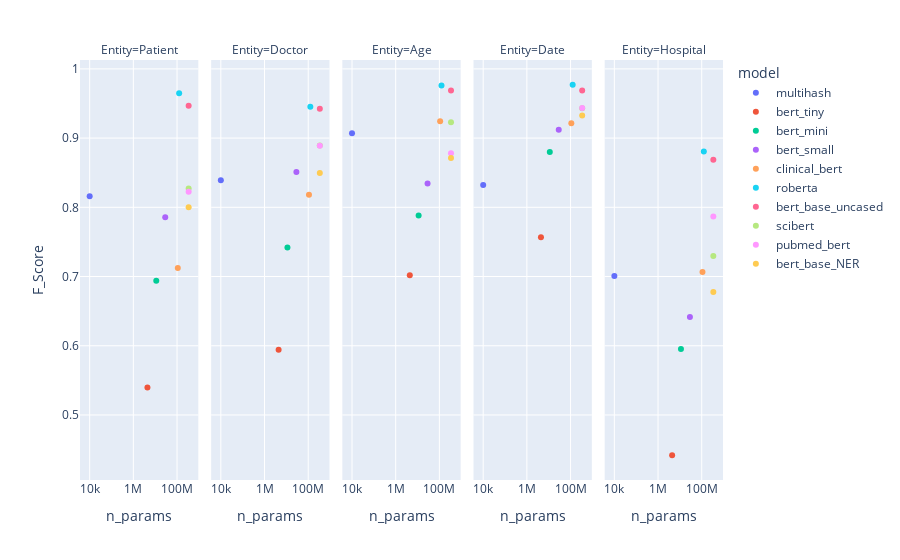

The notebook cell saved with this chart:
### Code cell
px.scatter(tmp.sort_values("n_params"), x="n_params", y="F_Score", facet_col="Entity", log_x=True, color="model")

### Figure 1 — Plotly figure (JSON) as saved in the notebook; plotly's stock layout.template omitted (floating-point values rounded to 4 significant figures)
{"data": [{"hovertemplate": "model=multihash<br>Entity=Patient<br>n_params=%{x}<br>F_Score=%{y}<extra></extra>", "legendgroup": "multihash", "marker": {"color": "#636efa", "symbol": "circle"}, "mode": "markers", "name": "multihash", "orientation": "v", "showlegend": true, "type": "scatter", "x": [10000], "xaxis": "x", "y": [0.8161], "yaxis": "y"}, {"hovertemplate": "model=multihash<br>Entity=Doctor<br>n_params=%{x}<br>F_Score=%{y}<extra></extra>", "legendgroup": "multihash", "marker": {"color": "#636efa", "symbol": "circle"}, "mode": "markers", "name": "multihash", "orientation": "v", "showlegend": false, "type": "scatter", "x": [10000], "xaxis": "x2", "y": [0.839], "yaxis": "y2"}, {"hovertemplate": "model=multihash<br>Entity=Age<br>n_params=%{x}<br>F_Score=%{y}<extra></extra>", "legendgroup": "multihash", "marker": {"color": "#636efa", "symbol": "circle"}, "mode": "markers", "name": "multihash", "orientation": "v", "showlegend": false, "type": "scatter", "x": [10000], "xaxis": "x3", "y": [0.907], "yaxis": "y3"}, {"hovertemplate": "model=multihash<br>Entity=Date<br>n_params=%{x}<br>F_Score=%{y}<extra></extra>", "legendgroup": "multihash", "marker": {"color": "#636efa", "symbol": "circle"}, "mode": "markers", "name": "multihash", "orientation": "v", "showlegend": false, "type": "scatter", "x": [10000], "xaxis": "x4", "y": [0.8324], "yaxis": "y4"}, {"hovertemplate": "model=multihash<br>Entity=Hospital<br>n_params=%{x}<br>F_Score=%{y}<extra></extra>", "legendgroup": "multihash", "marker": {"color": "#636efa", "symbol": "circle"}, "mode": "markers", "name": "multihash", "orientation": "v", "showlegend": false, "type": "scatter", "x": [10000], "xaxis": "x5", "y": [0.7008], "yaxis": "y5"}, {"hovertemplate": "model=bert_tiny<br>Entity=Patient<br>n_params=%{x}<br>F_Score=%{y}<extra></extra>", "legendgroup": "bert_tiny", "marker": {"color": "#EF553B", "symbol": "circle"}, "mode": "markers", "name": "bert_tiny", "orientation": "v", "showlegend": true, "type": "scatter", "x": [4416698], "xaxis": "x", "y": [0.5397], "yaxis": "y"}, {"hovertemplate": "model=bert_tiny<br>Entity=Doctor<br>n_params=%{x}<br>F_Score=%{y}<extra></extra>", "legendgroup": "bert_tiny", "marker": {"color": "#EF553B", "symbol": "circle"}, "mode": "markers", "name": "bert_tiny", "orientation": "v", "showlegend": false, "type": "scatter", "x": [4416698], "xaxis": "x2", "y": [0.5941], "yaxis": "y2"}, {"hovertemplate": "model=bert_tiny<br>Entity=Age<br>n_params=%{x}<br>F_Score=%{y}<extra></extra>", "legendgroup": "bert_tiny", "marker": {"color": "#EF553B", "symbol": "circle"}, "mode": "markers", "name": "bert_tiny", "orientation": "v", "showlegend": false, "type": "scatter", "x": [4416698], "xaxis": "x3", "y": [0.7018], "yaxis": "y3"}, {"hovertemplate": "model=bert_tiny<br>Entity=Date<br>n_params=%{x}<br>F_Score=%{y}<extra></extra>", "legendgroup": "bert_tiny", "marker": {"color": "#EF553B", "symbol": "circle"}, "mode": "markers", "name": "bert_tiny", "orientation": "v", "showlegend": false, "type": "scatter", "x": [4416698], "xaxis": "x4", "y": [0.7569], "yaxis": "y4"}, {"hovertemplate": "model=bert_tiny<br>Entity=Hospital<br>n_params=%{x}<br>F_Score=%{y}<extra></extra>", "legendgroup": "bert_tiny", "marker": {"color": "#EF553B", "symbol": "circle"}, "mode": "markers", "name": "bert_tiny", "orientation": "v", "showlegend": false, "type": "scatter", "x": [4416698], "xaxis": "x5", "y": [0.4418], "yaxis": "y5"}, {"hovertemplate": "model=bert_mini<br>Entity=Patient<br>n_params=%{x}<br>F_Score=%{y}<extra></extra>", "legendgroup": "bert_mini", "marker": {"color": "#00cc96", "symbol": "circle"}, "mode": "markers", "name": "bert_mini", "orientation": "v", "showlegend": true, "type": "scatter", "x": [11201594], "xaxis": "x", "y": [0.6938], "yaxis": "y"}, {"hovertemplate": "model=bert_mini<br>Entity=Doctor<br>n_params=%{x}<br>F_Score=%{y}<extra></extra>", "legendgroup": "bert_mini", "marker": {"color": "#00cc96", "symbol": "circle"}, "mode": "markers", "name": "bert_mini", "orientation": "v", "showlegend": false, "type": "scatter", "x": [11201594], "xaxis": "x2", "y": [0.742], "yaxis": "y2"}, {"hovertemplate": "model=bert_mini<br>Entity=Age<br>n_params=%{x}<br>F_Score=%{y}<extra></extra>", "legendgroup": "bert_mini", "marker": {"color": "#00cc96", "symbol": "circle"}, "mode": "markers", "name": "bert_mini", "orientation": "v", "showlegend": false, "type": "scatter", "x": [11201594], "xaxis": "x3", "y": [0.7883], "yaxis": "y3"}, {"hovertemplate": "model=bert_mini<br>Entity=Date<br>n_params=%{x}<br>F_Score=%{y}<extra></extra>", "legendgroup": "bert_mini", "marker": {"color": "#00cc96", "symbol": "circle"}, "mode": "markers", "name": "bert_mini", "orientation": "v", "showlegend": false, "type": "scatter", "x": [11201594], "xaxis": "x4", "y": [0.8798], "yaxis": "y4"}, {"hovertemplate": "model=bert_mini<br>Entity=Hospital<br>n_params=%{x}<br>F_Score=%{y}<extra></extra>", "legendgroup": "bert_mini", "marker": {"color": "#00cc96", "symbol": "circle"}, "mode": "markers", "name": "bert_mini", "orientation": "v", "showlegend": false, "type": "scatter", "x": [11201594], "xaxis": "x5", "y": [0.5952], "yaxis": "y5"}, {"hovertemplate": "model=bert_small<br>Entity=Patient<br>n_params=%{x}<br>F_Score=%{y}<extra></extra>", "legendgroup": "bert_small", "marker": {"color": "#ab63fa", "symbol": "circle"}, "mode": "markers", "name": "bert_small", "orientation": "v", "showlegend": true, "type": "scatter", "x": [28795194], "xaxis": "x", "y": [0.7857], "yaxis": "y"}, {"hovertemplate": "model=bert_small<br>Entity=Doctor<br>n_params=%{x}<br>F_Score=%{y}<extra></extra>", "legendgroup": "bert_small", "marker": {"color": "#ab63fa", "symbol": "circle"}, "mode": "markers", "name": "bert_small", "orientation": "v", "showlegend": false, "type": "scatter", "x": [28795194], "xaxis": "x2", "y": [0.851], "yaxis": "y2"}, {"hovertemplate": "model=bert_small<br>Entity=Age<br>n_params=%{x}<br>F_Score=%{y}<extra></extra>", "legendgroup": "bert_small", "marker": {"color": "#ab63fa", "symbol": "circle"}, "mode": "markers", "name": "bert_small", "orientation": "v", "showlegend": false, "type": "scatter", "x": [28795194], "xaxis": "x3", "y": [0.8345], "yaxis": "y3"}, {"hovertemplate": "model=bert_small<br>Entity=Date<br>n_params=%{x}<br>F_Score=%{y}<extra></extra>", "legendgroup": "bert_small", "marker": {"color": "#ab63fa", "symbol": "circle"}, "mode": "markers", "name": "bert_small", "orientation": "v", "showlegend": false, "type": "scatter", "x": [28795194], "xaxis": "x4", "y": [0.9122], "yaxis": "y4"}, {"hovertemplate": "model=bert_small<br>Entity=Hospital<br>n_params=%{x}<br>F_Score=%{y}<extra></extra>", "legendgroup": "bert_small", "marker": {"color": "#ab63fa", "symbol": "circle"}, "mode": "markers", "name": "bert_small", "orientation": "v", "showlegend": false, "type": "scatter", "x": [28795194], "xaxis": "x5", "y": [0.6415], "yaxis": "y5"}, {"hovertemplate": "model=clinical_bert<br>Entity=Patient<br>n_params=%{x}<br>F_Score=%{y}<extra></extra>", "legendgroup": "clinical_bert", "marker": {"color": "#FFA15A", "symbol": "circle"}, "mode": "markers", "name": "clinical_bert", "orientation": "v", "showlegend": true, "type": "scatter", "x": [108340804], "xaxis": "x", "y": [0.7123], "yaxis": "y"}, {"hovertemplate": "model=clinical_bert<br>Entity=Doctor<br>n_params=%{x}<br>F_Score=%{y}<extra></extra>", "legendgroup": "clinical_bert", "marker": {"color": "#FFA15A", "symbol": "circle"}, "mode": "markers", "name": "clinical_bert", "orientation": "v", "showlegend": false, "type": "scatter", "x": [108340804], "xaxis": "x2", "y": [0.8181], "yaxis": "y2"}, {"hovertemplate": "model=clinical_bert<br>Entity=Age<br>n_params=%{x}<br>F_Score=%{y}<extra></extra>", "legendgroup": "clinical_bert", "marker": {"color": "#FFA15A", "symbol": "circle"}, "mode": "markers", "name": "clinical_bert", "orientation": "v", "showlegend": false, "type": "scatter", "x": [108340804], "xaxis": "x3", "y": [0.9243], "yaxis": "y3"}, {"hovertemplate": "model=clinical_bert<br>Entity=Date<br>n_params=%{x}<br>F_Score=%{y}<extra></extra>", "legendgroup": "clinical_bert", "marker": {"color": "#FFA15A", "symbol": "circle"}, "mode": "markers", "name": "clinical_bert", "orientation": "v", "showlegend": false, "type": "scatter", "x": [108340804], "xaxis": "x4", "y": [0.9216], "yaxis": "y4"}, {"hovertemplate": "model=clinical_bert<br>Entity=Hospital<br>n_params=%{x}<br>F_Score=%{y}<extra></extra>", "legendgroup": "clinical_bert", "marker": {"color": "#FFA15A", "symbol": "circle"}, "mode": "markers", "name": "clinical_bert", "orientation": "v", "showlegend": false, "type": "scatter", "x": [108340804], "xaxis": "x5", "y": [0.7066], "yaxis": "y5"}, {"hovertemplate": "model=roberta<br>Entity=Patient<br>n_params=%{x}<br>F_Score=%{y}<extra></extra>", "legendgroup": "roberta", "marker": {"color": "#19d3f3", "symbol": "circle"}, "mode": "markers", "name": "roberta", "orientation": "v", "showlegend": true, "type": "scatter", "x": [125000000], "xaxis": "x", "y": [0.9649], "yaxis": "y"}, {"hovertemplate": "model=roberta<br>Entity=Doctor<br>n_params=%{x}<br>F_Score=%{y}<extra></extra>", "legendgroup": "roberta", "marker": {"color": "#19d3f3", "symbol": "circle"}, "mode": "markers", "name": "roberta", "orientation": "v", "showlegend": false, "type": "scatter", "x": [125000000], "xaxis": "x2", "y": [0.9451], "yaxis": "y2"}, {"hovertemplate": "model=roberta<br>Entity=Age<br>n_params=%{x}<br>F_Score=%{y}<extra></extra>", "legendgroup": "roberta", "marker": {"color": "#19d3f3", "symbol": "circle"}, "mode": "markers", "name": "roberta", "orientation": "v", "showlegend": false, "type": "scatter", "x": [125000000], "xaxis": "x3", "y": [0.9761], "yaxis": "y3"}, {"hovertemplate": "model=roberta<br>Entity=Date<br>n_params=%{x}<br>F_Score=%{y}<extra></extra>", "legendgroup": "roberta", "marker": {"color": "#19d3f3", "symbol": "circle"}, "mode": "markers", "name": "roberta", "orientation": "v", "showlegend": false, "type": "scatter", "x": [125000000], "xaxis": "x4", "y": [0.9771], "yaxis": "y4"}, {"hovertemplate": "model=roberta<br>Entity=Hospital<br>n_params=%{x}<br>F_Score=%{y}<extra></extra>", "legendgroup": "roberta", "marker": {"color": "#19d3f3", "symbol": "circle"}, "mode": "markers", "name": "roberta", "orientation": "v", "showlegend": false, "type": "scatter", "x": [125000000], "xaxis": "x5", "y": [0.8806], "yaxis": "y5"}, {"hovertemplate": "model=bert_base_uncased<br>Entity=Patient<br>n_params=%{x}<br>F_Score=%{y}<extra></extra>", "legendgroup": "bert_base_uncased", "marker": {"color": "#FF6692", "symbol": "circle"}, "mode": "markers", "name": "bert_base_uncased", "orientation": "v", "showlegend": true, "type": "scatter", "x": [340000000], "xaxis": "x", "y": [0.9468], "yaxis": "y"}, {"hovertemplate": "model=bert_base_uncased<br>Entity=Doctor<br>n_params=%{x}<br>F_Score=%{y}<extra></extra>", "legendgroup": "bert_base_uncased", "marker": {"color": "#FF6692", "symbol": "circle"}, "mode": "markers", "name": "bert_base_uncased", "orientation": "v", "showlegend": false, "type": "scatter", "x": [340000000], "xaxis": "x2", "y": [0.9426], "yaxis": "y2"}, {"hovertemplate": "model=bert_base_uncased<br>Entity=Age<br>n_params=%{x}<br>F_Score=%{y}<extra></extra>", "legendgroup": "bert_base_uncased", "marker": {"color": "#FF6692", "symbol": "circle"}, "mode": "markers", "name": "bert_base_uncased", "orientation": "v", "showlegend": false, "type": "scatter", "x": [340000000], "xaxis": "x3", "y": [0.9689], "yaxis": "y3"}, {"hovertemplate": "model=bert_base_uncased<br>Entity=Date<br>n_params=%{x}<br>F_Score=%{y}<extra></extra>", "legendgroup": "bert_base_uncased", "marker": {"color": "#FF6692", "symbol": "circle"}, "mode": "markers", "name": "bert_base_uncased", "orientation": "v", "showlegend": false, "type": "scatter", "x": [340000000], "xaxis": "x4", "y": [0.9688], "yaxis": "y4"}, {"hovertemplate": "model=bert_base_uncased<br>Entity=Hospital<br>n_params=%{x}<br>F_Score=%{y}<extra></extra>", "legendgroup": "bert_base_uncased", "marker": {"color": "#FF6692", "symbol": "circle"}, "mode": "markers", "name": "bert_base_uncased", "orientation": "v", "showlegend": false, "type": "scatter", "x": [340000000], "xaxis": "x5", "y": [0.8687], "yaxis": "y5"}, {"hovertemplate": "model=scibert<br>Entity=Patient<br>n_params=%{x}<br>F_Score=%{y}<extra></extra>", "legendgroup": "scibert", "marker": {"color": "#B6E880", "symbol": "circle"}, "mode": "markers", "name": "scibert", "orientation": "v", "showlegend": true, "type": "scatter", "x": [340000000], "xaxis": "x", "y": [0.8272], "yaxis": "y"}, {"hovertemplate": "model=scibert<br>Entity=Doctor<br>n_params=%{x}<br>F_Score=%{y}<extra></extra>", "legendgroup": "scibert", "marker": {"color": "#B6E880", "symbol": "circle"}, "mode": "markers", "name": "scibert", "orientation": "v", "showlegend": false, "type": "scatter", "x": [340000000], "xaxis": "x2", "y": [0.8891], "yaxis": "y2"}, {"hovertemplate": "model=scibert<br>Entity=Age<br>n_params=%{x}<br>F_Score=%{y}<extra></extra>", "legendgroup": "scibert", "marker": {"color": "#B6E880", "symbol": "circle"}, "mode": "markers", "name": "scibert", "orientation": "v", "showlegend": false, "type": "scatter", "x": [340000000], "xaxis": "x3", "y": [0.9229], "yaxis": "y3"}, {"hovertemplate": "model=scibert<br>Entity=Date<br>n_params=%{x}<br>F_Score=%{y}<extra></extra>", "legendgroup": "scibert", "marker": {"color": "#B6E880", "symbol": "circle"}, "mode": "markers", "name": "scibert", "orientation": "v", "showlegend": false, "type": "scatter", "x": [340000000], "xaxis": "x4", "y": [0.9433], "yaxis": "y4"}, {"hovertemplate": "model=scibert<br>Entity=Hospital<br>n_params=%{x}<br>F_Score=%{y}<extra></extra>", "legendgroup": "scibert", "marker": {"color": "#B6E880", "symbol": "circle"}, "mode": "markers", "name": "scibert", "orientation": "v", "showlegend": false, "type": "scatter", "x": [340000000], "xaxis": "x5", "y": [0.7296], "yaxis": "y5"}, {"hovertemplate": "model=pubmed_bert<br>Entity=Patient<br>n_params=%{x}<br>F_Score=%{y}<extra></extra>", "legendgroup": "pubmed_bert", "marker": {"color": "#FF97FF", "symbol": "circle"}, "mode": "markers", "name": "pubmed_bert", "orientation": "v", "showlegend": true, "type": "scatter", "x": [340000000], "xaxis": "x", "y": [0.8225], "yaxis": "y"}, {"hovertemplate": "model=pubmed_bert<br>Entity=Doctor<br>n_params=%{x}<br>F_Score=%{y}<extra></extra>", "legendgroup": "pubmed_bert", "marker": {"color": "#FF97FF", "symbol": "circle"}, "mode": "markers", "name": "pubmed_bert", "orientation": "v", "showlegend": false, "type": "scatter", "x": [340000000], "xaxis": "x2", "y": [0.889], "yaxis": "y2"}, {"hovertemplate": "model=pubmed_bert<br>Entity=Age<br>n_params=%{x}<br>F_Score=%{y}<extra></extra>", "legendgroup": "pubmed_bert", "marker": {"color": "#FF97FF", "symbol": "circle"}, "mode": "markers", "name": "pubmed_bert", "orientation": "v", "showlegend": false, "type": "scatter", "x": [340000000], "xaxis": "x3", "y": [0.8783], "yaxis": "y3"}, {"hovertemplate": "model=pubmed_bert<br>Entity=Date<br>n_params=%{x}<br>F_Score=%{y}<extra></extra>", "legendgroup": "pubmed_bert", "marker": {"color": "#FF97FF", "symbol": "circle"}, "mode": "markers", "name": "pubmed_bert", "orientation": "v", "showlegend": false, "type": "scatter", "x": [340000000], "xaxis": "x4", "y": [0.9435], "yaxis": "y4"}, {"hovertemplate": "model=pubmed_bert<br>Entity=Hospital<br>n_params=%{x}<br>F_Score=%{y}<extra></extra>", "legendgroup": "pubmed_bert", "marker": {"color": "#FF97FF", "symbol": "circle"}, "mode": "markers", "name": "pubmed_bert", "orientation": "v", "showlegend": false, "type": "scatter", "x": [340000000], "xaxis": "x5", "y": [0.7866], "yaxis": "y5"}, {"hovertemplate": "model=bert_base_NER<br>Entity=Patient<br>n_params=%{x}<br>F_Score=%{y}<extra></extra>", "legendgroup": "bert_base_NER", "marker": {"color": "#FECB52", "symbol": "circle"}, "mode": "markers", "name": "bert_base_NER", "orientation": "v", "showlegend": true, "type": "scatter", "x": [340000000], "xaxis": "x", "y": [0.8], "yaxis": "y"}, {"hovertemplate": "model=bert_base_NER<br>Entity=Doctor<br>n_params=%{x}<br>F_Score=%{y}<extra></extra>", "legendgroup": "bert_base_NER", "marker": {"color": "#FECB52", "symbol": "circle"}, "mode": "markers", "name": "bert_base_NER", "orientation": "v", "showlegend": false, "type": "scatter", "x": [340000000], "xaxis": "x2", "y": [0.8494], "yaxis": "y2"}, {"hovertemplate": "model=bert_base_NER<br>Entity=Age<br>n_params=%{x}<br>F_Score=%{y}<extra></extra>", "legendgroup": "bert_base_NER", "marker": {"color": "#FECB52", "symbol": "circle"}, "mode": "markers", "name": "bert_base_NER", "orientation": "v", "showlegend": false, "type": "scatter", "x": [340000000], "xaxis": "x3", "y": [0.8713], "yaxis": "y3"}, {"hovertemplate": "model=bert_base_NER<br>Entity=Date<br>n_params=%{x}<br>F_Score=%{y}<extra></extra>", "legendgroup": "bert_base_NER", "marker": {"color": "#FECB52", "symbol": "circle"}, "mode": "markers", "name": "bert_base_NER", "orientation": "v", "showlegend": false, "type": "scatter", "x": [340000000], "xaxis": "x4", "y": [0.9327], "yaxis": "y4"}, {"hovertemplate": "model=bert_base_NER<br>Entity=Hospital<br>n_params=%{x}<br>F_Score=%{y}<extra></extra>", "legendgroup": "bert_base_NER", "marker": {"color": "#FECB52", "symbol": "circle"}, "mode": "markers", "name": "bert_base_NER", "orientation": "v", "showlegend": false, "type": "scatter", "x": [340000000], "xaxis": "x5", "y": [0.6775], "yaxis": "y5"}], "layout": {"annotations": [{"font": {}, "showarrow": false, "text": "Entity=Patient", "x": 0.092, "xanchor": "center", "xref": "paper", "y": 1, "yanchor": "bottom", "yref": "paper"}, {"font": {}, "showarrow": false, "text": "Entity=Doctor", "x": 0.296, "xanchor": "center", "xref": "paper", "y": 1, "yanchor": "bottom", "yref": "paper"}, {"font": {}, "showarrow": false, "text": "Entity=Age", "x": 0.5, "xanchor": "center", "xref": "paper", "y": 1, "yanchor": "bottom", "yref": "paper"}, {"font": {}, "showarrow": false, "text": "Entity=Date", "x": 0.704, "xanchor": "center", "xref": "paper", "y": 1, "yanchor": "bottom", "yref": "paper"}, {"font": {}, "showarrow": false, "text": "Entity=Hospital", "x": 0.908, "xanchor": "center", "xref": "paper", "y": 1, "yanchor": "bottom", "yref": "paper"}], "autosize": true, "legend": {"title": {"text": "model"}, "tracegroupgap": 0}, "margin": {"t": 60}, "xaxis": {"anchor": "y", "autorange": true, "domain": [0, 0.184], "range": [3.635, 8.896], "title": {"text": "n_params"}, "type": "log"}, "xaxis2": {"anchor": "y2", "autorange": true, "domain": [0.204, 0.388], "matches": "x", "range": [3.635, 8.896], "title": {"text": "n_params"}, "type": "log"}, "xaxis3": {"anchor": "y3", "autorange": true, "domain": [0.408, 0.592], "matches": "x", "range": [3.635, 8.896], "title": {"text": "n_params"}, "type": "log"}, "xaxis4": {"anchor": "y4", "autorange": true, "domain": [0.612, 0.796], "matches": "x", "range": [3.635, 8.896], "title": {"text": "n_params"}, "type": "log"}, "xaxis5": {"anchor": "y5", "autorange": true, "domain": [0.816, 1], "matches": "x", "range": [3.635, 8.896], "title": {"text": "n_params"}, "type": "log"}, "yaxis": {"anchor": "x", "autorange": true, "domain": [0, 1], "range": [0.4004, 1.019], "title": {"text": "F_Score"}, "type": "linear"}, "yaxis2": {"anchor": "x2", "autorange": true, "domain": [0, 1], "matches": "y", "range": [0.4004, 1.019], "showticklabels": false, "type": "linear"}, "yaxis3": {"anchor": "x3", "autorange": true, "domain": [0, 1], "matches": "y", "range": [0.4004, 1.019], "showticklabels": false, "type": "linear"}, "yaxis4": {"anchor": "x4", "autorange": true, "domain": [0, 1], "matches": "y", "range": [0.4004, 1.019], "showticklabels": false, "type": "linear"}, "yaxis5": {"anchor": "x5", "autorange": true, "domain": [0, 1], "matches": "y", "range": [0.4004, 1.019], "showticklabels": false, "type": "linear"}}}
